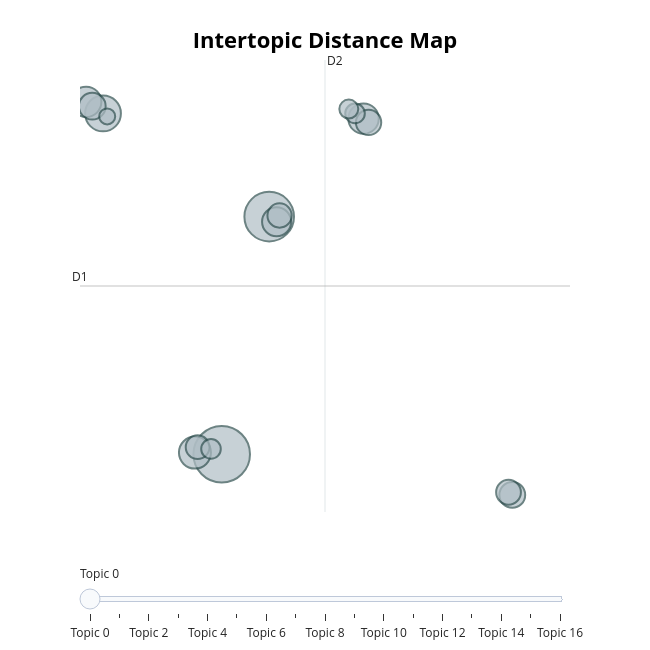

Notebook cell for this chart:
### Code cell
tm_20171031_NY.visualize_topics()

### Figure 1 — Plotly figure (JSON) as saved in the notebook; plotly's stock layout.template omitted (floating-point values rounded to 4 significant figures)
{"data": [{"customdata": [[0, "said | attack | police | truck | new", 125], [1, "manafort | trump | campaign | russian | papadopoulos", 96], [2, "police | mcgowan | said | warrant | sexual", 50], [3, "puerto | said | israel | rico | power", 40], [4, "irish | new | halloween | city | crows", 36], [5, "spacey | rapp | kevin | actor | gay", 36], [6, "30 | september | ended | quarter | 2017", 33], [7, "weinstein | sexual | women | allegations | harassment", 28], [8, "tax | state | taxes | deduction | republicans", 26], [9, "crow | gerwig | like | draven | corvis", 25], [10, "building | city | new | said | sanders", 24], [11, "percent | ads | facebook | ad | google", 23], [12, "issue | international | foreign | military | states", 22], [13, "new | york | attack | said | people", 15], [14, "journalism | greenhouse | journalist | millennials | citizen", 15], [15, "says | path | bike | official | near", 14], [16, "rathburn | body | parts | brokers | records", 10]], "hovertemplate": "<b>Topic %{customdata[0]}</b><br>%{customdata[1]}<br>Size: %{customdata[2]}", "legendgroup": "", "marker": {"color": "#B0BEC5", "line": {"color": "DarkSlateGrey", "width": 2}, "size": [125, 96, 50, 40, 36, 36, 33, 28, 26, 25, 24, 23, 22, 15, 15, 14, 10], "sizemode": "area", "sizeref": 0.07812, "symbol": "circle"}, "mode": "markers", "name": "", "orientation": "v", "showlegend": false, "type": "scatter", "x": [3.363, 5.059, -0.876, 2.407, 8.428, -1.477, 5.323, -1.26, 13.74, 8.607, 13.61, 5.429, 2.502, 2.98, 8.123, 7.901, -0.727], "xaxis": "x", "y": [-3.658, 8.205, 13.36, -3.574, 13.1, 13.93, 7.948, 13.72, -5.686, 12.91, -5.553, 8.261, -3.303, -3.389, 13.36, 13.58, 13.21], "yaxis": "y"}], "layout": {"annotations": [{"showarrow": false, "text": "D1", "x": -1.698, "y": 4.742, "yshift": 10}, {"showarrow": false, "text": "D2", "x": 7.051, "xshift": 10, "y": 16.02}], "height": 650, "hoverlabel": {"bgcolor": "white", "font": {"family": "Rockwell", "size": 16}}, "legend": {"itemsizing": "constant", "tracegroupgap": 0}, "margin": {"t": 60}, "shapes": [{"line": {"color": "#CFD8DC", "width": 2}, "type": "line", "x0": 7.051, "x1": 7.051, "y0": -6.539, "y1": 16.02}, {"line": {"color": "#9E9E9E", "width": 2}, "type": "line", "x0": -1.698, "x1": 15.8, "y0": 4.742, "y1": 4.742}], "sliders": [{"active": 0, "pad": {"t": 50}, "steps": [{"args": [{"marker.color": [["red", "#B0BEC5", "#B0BEC5", "#B0BEC5", "#B0BEC5", "#B0BEC5", "#B0BEC5", "#B0BEC5", "#B0BEC5", "#B0BEC5", "#B0BEC5", "#B0BEC5", "#B0BEC5", "#B0BEC5", "#B0BEC5", "#B0BEC5", "#B0BEC5"]]}], "label": "Topic 0", "method": "update"}, {"args": [{"marker.color": [["#B0BEC5", "red", "#B0BEC5", "#B0BEC5", "#B0BEC5", "#B0BEC5", "#B0BEC5", "#B0BEC5", "#B0BEC5", "#B0BEC5", "#B0BEC5", "#B0BEC5", "#B0BEC5", "#B0BEC5", "#B0BEC5", "#B0BEC5", "#B0BEC5"]]}], "label": "Topic 1", "method": "update"}, {"args": [{"marker.color": [["#B0BEC5", "#B0BEC5", "red", "#B0BEC5", "#B0BEC5", "#B0BEC5", "#B0BEC5", "#B0BEC5", "#B0BEC5", "#B0BEC5", "#B0BEC5", "#B0BEC5", "#B0BEC5", "#B0BEC5", "#B0BEC5", "#B0BEC5", "#B0BEC5"]]}], "label": "Topic 2", "method": "update"}, {"args": [{"marker.color": [["#B0BEC5", "#B0BEC5", "#B0BEC5", "red", "#B0BEC5", "#B0BEC5", "#B0BEC5", "#B0BEC5", "#B0BEC5", "#B0BEC5", "#B0BEC5", "#B0BEC5", "#B0BEC5", "#B0BEC5", "#B0BEC5", "#B0BEC5", "#B0BEC5"]]}], "label": "Topic 3", "method": "update"}, {"args": [{"marker.color": [["#B0BEC5", "#B0BEC5", "#B0BEC5", "#B0BEC5", "red", "#B0BEC5", "#B0BEC5", "#B0BEC5", "#B0BEC5", "#B0BEC5", "#B0BEC5", "#B0BEC5", "#B0BEC5", "#B0BEC5", "#B0BEC5", "#B0BEC5", "#B0BEC5"]]}], "label": "Topic 4", "method": "update"}, {"args": [{"marker.color": [["#B0BEC5", "#B0BEC5", "#B0BEC5", "#B0BEC5", "#B0BEC5", "red", "#B0BEC5", "#B0BEC5", "#B0BEC5", "#B0BEC5", "#B0BEC5", "#B0BEC5", "#B0BEC5", "#B0BEC5", "#B0BEC5", "#B0BEC5", "#B0BEC5"]]}], "label": "Topic 5", "method": "update"}, {"args": [{"marker.color": [["#B0BEC5", "#B0BEC5", "#B0BEC5", "#B0BEC5", "#B0BEC5", "#B0BEC5", "red", "#B0BEC5", "#B0BEC5", "#B0BEC5", "#B0BEC5", "#B0BEC5", "#B0BEC5", "#B0BEC5", "#B0BEC5", "#B0BEC5", "#B0BEC5"]]}], "label": "Topic 6", "method": "update"}, {"args": [{"marker.color": [["#B0BEC5", "#B0BEC5", "#B0BEC5", "#B0BEC5", "#B0BEC5", "#B0BEC5", "#B0BEC5", "red", "#B0BEC5", "#B0BEC5", "#B0BEC5", "#B0BEC5", "#B0BEC5", "#B0BEC5", "#B0BEC5", "#B0BEC5", "#B0BEC5"]]}], "label": "Topic 7", "method": "update"}, {"args": [{"marker.color": [["#B0BEC5", "#B0BEC5", "#B0BEC5", "#B0BEC5", "#B0BEC5", "#B0BEC5", "#B0BEC5", "#B0BEC5", "red", "#B0BEC5", "#B0BEC5", "#B0BEC5", "#B0BEC5", "#B0BEC5", "#B0BEC5", "#B0BEC5", "#B0BEC5"]]}], "label": "Topic 8", "method": "update"}, {"args": [{"marker.color": [["#B0BEC5", "#B0BEC5", "#B0BEC5", "#B0BEC5", "#B0BEC5", "#B0BEC5", "#B0BEC5", "#B0BEC5", "#B0BEC5", "red", "#B0BEC5", "#B0BEC5", "#B0BEC5", "#B0BEC5", "#B0BEC5", "#B0BEC5", "#B0BEC5"]]}], "label": "Topic 9", "method": "update"}, {"args": [{"marker.color": [["#B0BEC5", "#B0BEC5", "#B0BEC5", "#B0BEC5", "#B0BEC5", "#B0BEC5", "#B0BEC5", "#B0BEC5", "#B0BEC5", "#B0BEC5", "red", "#B0BEC5", "#B0BEC5", "#B0BEC5", "#B0BEC5", "#B0BEC5", "#B0BEC5"]]}], "label": "Topic 10", "method": "update"}, {"args": [{"marker.color": [["#B0BEC5", "#B0BEC5", "#B0BEC5", "#B0BEC5", "#B0BEC5", "#B0BEC5", "#B0BEC5", "#B0BEC5", "#B0BEC5", "#B0BEC5", "#B0BEC5", "red", "#B0BEC5", "#B0BEC5", "#B0BEC5", "#B0BEC5", "#B0BEC5"]]}], "label": "Topic 11", "method": "update"}, {"args": [{"marker.color": [["#B0BEC5", "#B0BEC5", "#B0BEC5", "#B0BEC5", "#B0BEC5", "#B0BEC5", "#B0BEC5", "#B0BEC5", "#B0BEC5", "#B0BEC5", "#B0BEC5", "#B0BEC5", "red", "#B0BEC5", "#B0BEC5", "#B0BEC5", "#B0BEC5"]]}], "label": "Topic 12", "method": "update"}, {"args": [{"marker.color": [["#B0BEC5", "#B0BEC5", "#B0BEC5", "#B0BEC5", "#B0BEC5", "#B0BEC5", "#B0BEC5", "#B0BEC5", "#B0BEC5", "#B0BEC5", "#B0BEC5", "#B0BEC5", "#B0BEC5", "red", "#B0BEC5", "#B0BEC5", "#B0BEC5"]]}], "label": "Topic 13", "method": "update"}, {"args": [{"marker.color": [["#B0BEC5", "#B0BEC5", "#B0BEC5", "#B0BEC5", "#B0BEC5", "#B0BEC5", "#B0BEC5", "#B0BEC5", "#B0BEC5", "#B0BEC5", "#B0BEC5", "#B0BEC5", "#B0BEC5", "#B0BEC5", "red", "#B0BEC5", "#B0BEC5"]]}], "label": "Topic 14", "method": "update"}, {"args": [{"marker.color": [["#B0BEC5", "#B0BEC5", "#B0BEC5", "#B0BEC5", "#B0BEC5", "#B0BEC5", "#B0BEC5", "#B0BEC5", "#B0BEC5", "#B0BEC5", "#B0BEC5", "#B0BEC5", "#B0BEC5", "#B0BEC5", "#B0BEC5", "red", "#B0BEC5"]]}], "label": "Topic 15", "method": "update"}, {"args": [{"marker.color": [["#B0BEC5", "#B0BEC5", "#B0BEC5", "#B0BEC5", "#B0BEC5", "#B0BEC5", "#B0BEC5", "#B0BEC5", "#B0BEC5", "#B0BEC5", "#B0BEC5", "#B0BEC5", "#B0BEC5", "#B0BEC5", "#B0BEC5", "#B0BEC5", "red"]]}], "label": "Topic 16", "method": "update"}]}], "title": {"font": {"color": "Black", "size": 22}, "text": "<b>Intertopic Distance Map</b>", "x": 0.5, "xanchor": "center", "y": 0.95, "yanchor": "top"}, "width": 650, "xaxis": {"anchor": "y", "domain": [0, 1], "range": [-1.698, 15.8], "title": {"text": ""}, "visible": false}, "yaxis": {"anchor": "x", "domain": [0, 1], "range": [-6.539, 16.02], "title": {"text": ""}, "visible": false}}}
